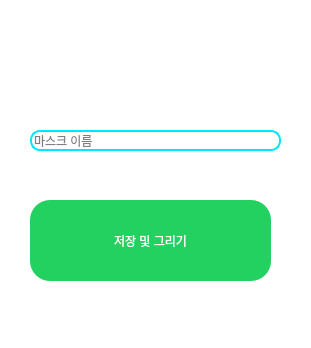
<?xml version="1.0" encoding="UTF-8"?>
<ui version="4.0">
 <class>Form</class>
 <widget class="QWidget" name="Form">
  <property name="geometry">
   <rect>
    <x>0</x>
    <y>0</y>
    <width>311</width>
    <height>348</height>
   </rect>
  </property>
  <property name="windowTitle">
   <string>Form</string>
  </property>
  <property name="styleSheet">
   <string notr="true">background-color:#ffffff;</string>
  </property>
  <widget class="QLineEdit" name="maskname">
   <property name="geometry">
    <rect>
     <x>30</x>
     <y>130</y>
     <width>251</width>
     <height>21</height>
    </rect>
   </property>
   <property name="styleSheet">
    <string notr="true">border: 2px solid #00E6FF;
border-radius: 10px;</string>
   </property>
   <property name="inputMask">
    <string/>
   </property>
   <property name="text">
    <string/>
   </property>
   <property name="placeholderText">
    <string>마스크 이름</string>
   </property>
  </widget>
  <widget class="QPushButton" name="pushButton_2">
   <property name="geometry">
    <rect>
     <x>30</x>
     <y>200</y>
     <width>241</width>
     <height>81</height>
    </rect>
   </property>
   <property name="styleSheet">
    <string notr="true">background-color: #23d160;
   border-color: transparent;
   color: #fff;
   border-radius: 20px;</string>
   </property>
   <property name="text">
    <string>저장 및 그리기</string>
   </property>
  </widget>
 </widget>
 <resources/>
 <connections>
  <connection>
   <sender>pushButton_2</sender>
   <signal>clicked()</signal>
   <receiver>Form</receiver>
   <slot>savephoto()</slot>
   <hints>
    <hint type="sourcelabel">
     <x>177</x>
     <y>177</y>
    </hint>
    <hint type="destinationlabel">
     <x>212</x>
     <y>255</y>
    </hint>
   </hints>
  </connection>
 </connections>
 <slots>
  <slot>findphoto()</slot>
  <slot>savephoto()</slot>
 </slots>
</ui>
